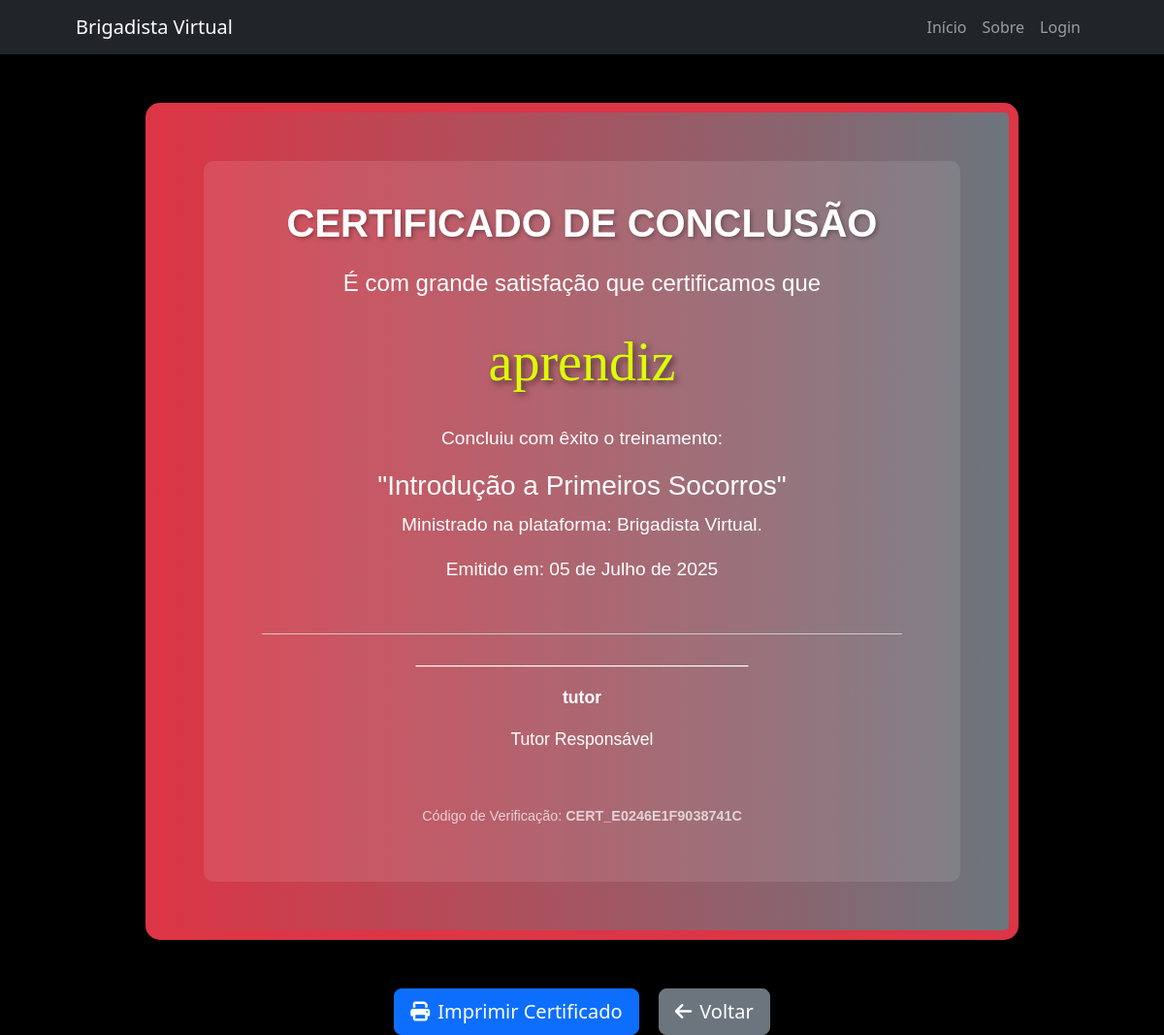
Screenshot of /visualizarCertificado.php?codigo=CERT_E0246E1F9038741C with the database file from the repository.
### tables this page shows
CREATE TABLE `certificados` (
  `idCertificado` int(11) NOT NULL,
  `idUsuario` int(11) NOT NULL,
  `idTreinamento` int(11) NOT NULL,
  `dataEmissao` datetime DEFAULT current_timestamp(),
  `idTutorEmissor` int(11) NOT NULL,
  `codigoCertificado` varchar(255) DEFAULT NULL
);

CREATE TABLE `usuarios` (
  `idUsuario` int(11) NOT NULL,
  `nomeUsuario` varchar(100) NOT NULL,
  `emailUsuario` varchar(100) NOT NULL,
  `senhaUsuario` varchar(255) NOT NULL,
  `tipoUsuario` varchar(8) NOT NULL
);

CREATE TABLE `videostreinamento` (
  `idVideo` int(11) NOT NULL,
  `tituloVideo` varchar(255) NOT NULL,
  `descricaoVideo` text DEFAULT NULL,
  `urlVideo` varchar(255) NOT NULL,
  `idUsuario` int(11) DEFAULT NULL,
  `dataAdicao` datetime DEFAULT current_timestamp()
);

### visualizarCertificado.php (the view, shortened to what this page needs)
<?php
include('conexaoBd.php');
$codigoCertificado = $_GET['codigo'] ?? '';
$certificado = null;
if (!empty($codigoCertificado)) {
    $sqlBuscarCertificado = "SELECT c.idCertificado, c.dataEmissao, c.codigoCertificado,
                                  u_ap.nomeUsuario AS nomeAprendiz, u_ap.emailUsuario AS emailAprendiz,
                                  vt.tituloVideo, vt.descricaoVideo,
                                  u_tut.nomeUsuario AS nomeTutor
                           FROM Certificados c
                           JOIN Usuarios u_ap ON c.idUsuario = u_ap.idUsuario
                           JOIN VideosTreinamento vt ON c.idTreinamento = vt.idVideo
                           JOIN Usuarios u_tut ON c.idTutorEmissor = u_tut.idUsuario
                           WHERE c.codigoCertificado = ?";
    $stmt = mysqli_prepare($conn, $sqlBuscarCertificado);
    if ($stmt) {
        mysqli_stmt_bind_param($stmt, 's', $codigoCertificado);
        mysqli_stmt_execute($stmt);
        $resultado = mysqli_stmt_get_result($stmt);
        $certificado = mysqli_fetch_assoc($resultado);
    }
}
include('header.php');
?>
<!DOCTYPE html>
<html lang="pt-BR">
<head>
    <link href="https://cdn.jsdelivr.net/npm/bootstrap@5.3.0/dist/css/bootstrap.min.css" rel="stylesheet">
    <link rel="stylesheet" href="https://cdnjs.cloudflare.com/ajax/libs/font-awesome/6.5.2/css/all.min.css">
    <link href="css/styles.css" rel="stylesheet">
</head>
<body>
    <?php if ($certificado) :  ?>
        <div class="certificate-container">
            <div class="certificate-inner">
                <h1 class="certificate-header">CERTIFICADO DE CONCLUSÃO</h1>
                <p class="certificate-subtitle">É com grande satisfação que certificamos que</p>
                <h2 class="certificate-name"><?php echo htmlspecialchars($certificado['nomeAprendiz']); ?></h2>
                <div class="certificate-body">
                    <p>Concluiu com êxito o treinamento:</p>
                    <h3>"<?php echo htmlspecialchars($certificado['tituloVideo']); ?>"</h3>
                    <p>Ministrado na plataforma: Brigadista Virtual.</p>
                    <?php
                        $dataEmissao = new DateTime($certificado['dataEmissao']);
                        $mesesIngles = array(
                            'January', 'February', 'March', 'April', 'May', 'June',
                            'July', 'August', 'September', 'October', 'November', 'December'
                        );
                        $mesesPortugues = array(
                            'Janeiro', 'Fevereiro', 'Março', 'Abril', 'Maio', 'Junho',
                            'Julho', 'Agosto', 'Setembro', 'Outubro', 'Novembro', 'Dezembro'
                        );
                        $dataEmissaoFormatada = str_replace(
                            $mesesIngles,
                            $mesesPortugues,
                            $dataEmissao->format('d \d\e F \d\e Y')
                        );
                    ?>
                    <p>Emitido em: <?php echo $dataEmissaoFormatada; ?></p>
                </div>
                <div class="certificate-signature">
                    <div class="signature-block">
                        <p>___________________________________</p>
                        <p><strong><?php echo htmlspecialchars($certificado['nomeTutor']); ?></strong></p>
                        <p>Tutor Responsável</p>
                    </div>
                </div>
                <p class="certificate-code-display">Código de Verificação: <strong><?php echo htmlspecialchars($certificado['codigoCertificado']); ?></strong></p>
            </div>
        </div>
        <div class="print-button-container">
            <button onclick="window.print()" class="btn btn-primary btn-lg"><i class="fas fa-print me-2"></i>Imprimir Certificado</button>
            <a href="index.php" class="btn btn-secondary btn-lg ms-3"><i class="fas fa-arrow-left me-2"></i>Voltar</a>
        </div>
    <?php endif; ?>
</body>
</html>

### visualizarCertificado.php (style rules this page uses)
body { background-color: #f8f9fa; }
.certificate-container { font-family: 'Arial', sans-serif; background: linear-gradient(to right, #dc3545, #6c757d); padding: 50px; margin: 50px auto; max-width: 900px; border-radius: 15px; box-shadow: 0 0 20px rgba(0, 0, 0, 0.5); color: #fff; position: relative; overflow: hidden; border: 10px solid #dc3545; }
.certificate-inner { background-color: rgba(255, 255, 255, 0.1); padding: 40px; border-radius: 10px; text-align: center; }
.certificate-header { font-size: 2.5em; font-weight: bold; margin-bottom: 20px; text-shadow: 2px 2px 4px rgba(0,0,0,0.3); }
.certificate-subtitle { font-size: 1.5em; margin-bottom: 30px; }
.certificate-name { font-size: 3.5em; font-family: 'Brush Script MT', cursive; margin: 30px 0; color:rgb(218, 255, 7); text-shadow: 3px 3px 6px rgba(0,0,0,0.5); }
.certificate-body p { font-size: 1.2em; line-height: 1.6; }
.certificate-signature { margin-top: 50px; display: flex; justify-content: space-around; align-items: flex-end; font-size: 1.1em; }
.signature-block { text-align: center; border-top: 1px solid #ccc; padding-top: 10px; flex-grow: 1; margin: 0 20px; }
.certificate-code-display { margin-top: 40px; font-size: 0.9em; color: rgba(255, 255, 255, 0.7); }
.print-button-container { text-align: center; margin-top: 20px; }

### rows the page displays
certificados: idUsuario.nomeUsuario "aprendiz", idTreinamento.tituloVideo "Introdução a Primeiros Socorros", dataEmissao "05 de Julho de 2025", idTutorEmissor.nomeUsuario "tutor", codigoCertificado "CERT_E0246E1F9038741C"
